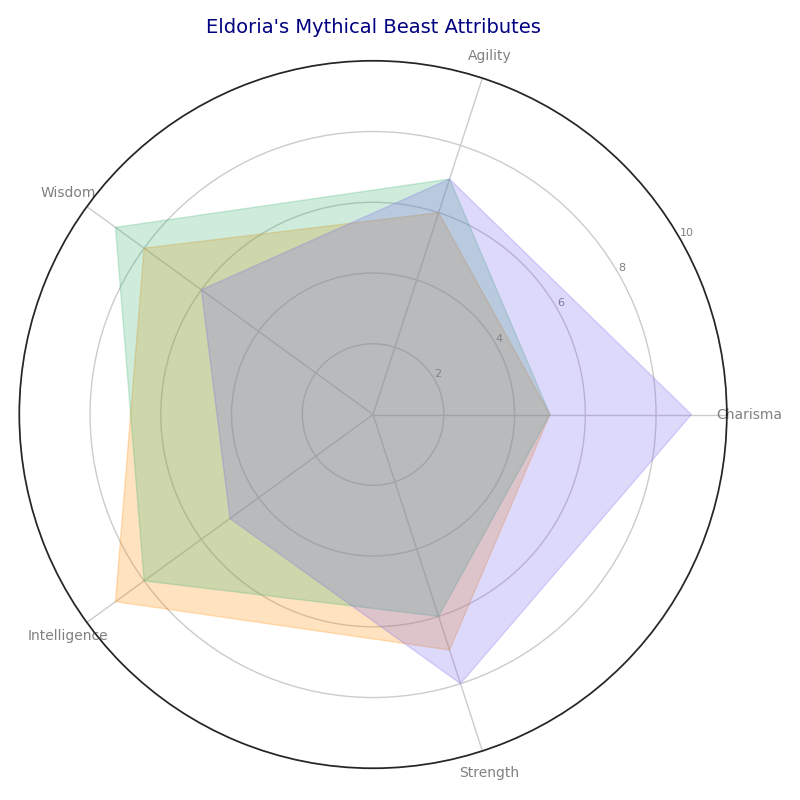

The script that drew this image:
import matplotlib.pyplot as plt
import numpy as np

attributes = ['Charisma', 'Agility', 'Wisdom', 'Intelligence', 'Strength']
n_attributes = len(attributes)

dragon_stats = [5, 6, 8, 9, 7]
unicorn_stats = [5, 7, 9, 8, 6]
griffin_stats = [9, 7, 6, 5, 8]

angles = np.linspace(0, 2 * np.pi, n_attributes, endpoint=False).tolist()
angles += angles[:1]

def plot_creature(ax, stats, color):
    stats += stats[:1]
    ax.fill(angles, stats, color=color, alpha=0.25)

fig, ax = plt.subplots(figsize=(8, 8), subplot_kw=dict(polar=True))

plot_creature(ax, dragon_stats, 'darkorange')
plot_creature(ax, unicorn_stats, 'mediumseagreen')
plot_creature(ax, griffin_stats, 'mediumslateblue')

plt.xticks(angles[:-1], attributes, color='gray', size=10)
ax.set_rlabel_position(30)
plt.yticks([2, 4, 6, 8, 10], ["2", "4", "6", "8", "10"], color="gray", size=8)
plt.ylim(0, 10)

plt.title("Eldoria's Mythical Beast Attributes", size=14, color='navy', pad=20)

plt.tight_layout()
plt.show()
